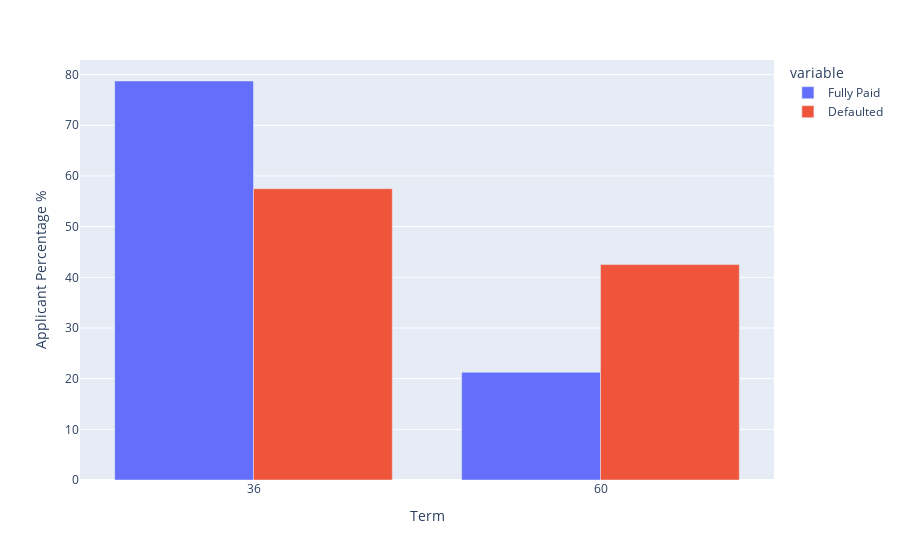

The code cell stored with this chart in its notebook:
### Code cell
fig = px.bar(data_term, x=data_term.index, y=['Fully Paid','Defaulted'],
             labels={'index':'Term', 'value': 'Applicant Percentage %'}, barmode='group')
fig.show()

### Figure 1 — Plotly figure (JSON) as saved in the notebook; plotly's stock layout.template omitted (floating-point values rounded to 4 significant figures)
{"data": [{"alignmentgroup": "True", "hovertemplate": "variable=Fully Paid<br>Term=%{x}<br>Applicant Percentage %=%{y}<extra></extra>", "legendgroup": "Fully Paid", "marker": {"color": "#636efa", "pattern": {"shape": ""}}, "name": "Fully Paid", "offsetgroup": "Fully Paid", "orientation": "v", "showlegend": true, "textposition": "auto", "type": "bar", "x": [36, 60], "xaxis": "x", "y": [78.74, 21.26], "yaxis": "y"}, {"alignmentgroup": "True", "hovertemplate": "variable=Defaulted<br>Term=%{x}<br>Applicant Percentage %=%{y}<extra></extra>", "legendgroup": "Defaulted", "marker": {"color": "#EF553B", "pattern": {"shape": ""}}, "name": "Defaulted", "offsetgroup": "Defaulted", "orientation": "v", "showlegend": true, "textposition": "auto", "type": "bar", "x": [36, 60], "xaxis": "x", "y": [57.49, 42.51], "yaxis": "y"}], "layout": {"barmode": "group", "legend": {"title": {"text": "variable"}, "tracegroupgap": 0}, "margin": {"t": 60}, "xaxis": {"anchor": "y", "domain": [0, 1], "title": {"text": "Term"}}, "yaxis": {"anchor": "x", "domain": [0, 1], "title": {"text": "Applicant Percentage %"}}}}
